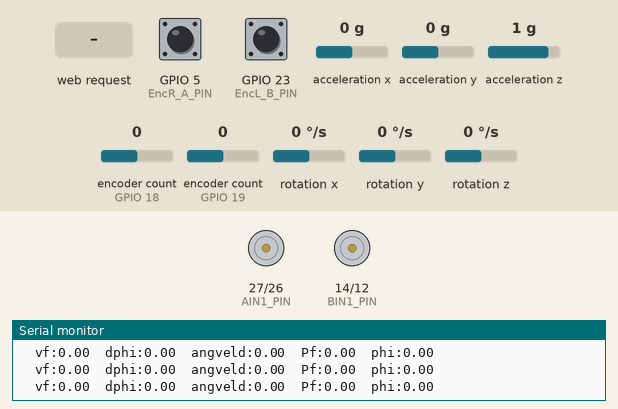
This sketch was run on a simulated ESP32. On the bench: motor-driver pin pairs drawn as motors (green arrow = first pin HIGH = forward, orange = second pin HIGH = backward, longer = more drive, scaled by the enable pin), the last lines printed to the serial monitor. Wiring (inferred from the names in the program): MPU-6050 motion sensor at I2C address 0x68. The test bench sets the inputs (shaded band); at power-on: encoder count (sensors on GPIO 19, GPIO 18) 0, GPIO 5 (EncR_A_PIN) HIGH, GPIO 23 (EncL_B_PIN) HIGH, acceleration x 0 g, acceleration y 0 g, acceleration z 1 g, rotation x 0 °/s, rotation y 0 °/s, rotation z 0 °/s.

Above: at 1.8 s.
1.9 s: HTTP request GET /?fo received
At 2.9 s:
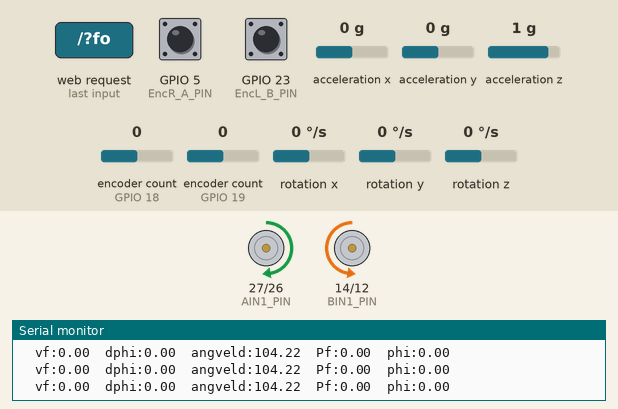
3.5 s: HTTP request GET /?ba received
At 6.2 s:
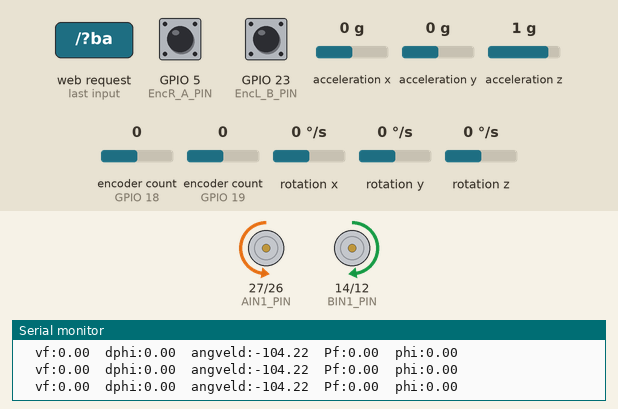
6.5 s: HTTP request GET /?le received
8.0 s: HTTP request GET /?fo received
At 10.5 s:
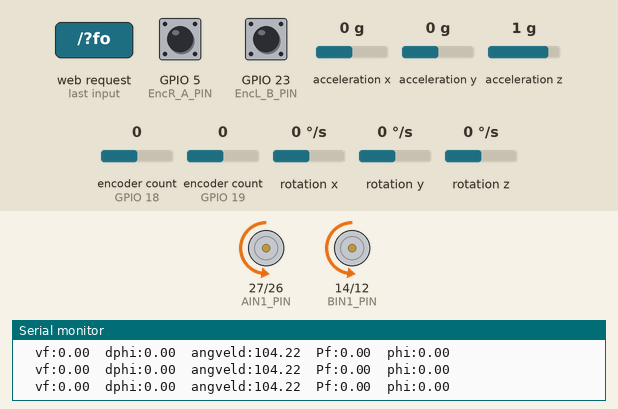
11.0 s: encoder count (sensor on GPIO 19) set to 1
Timing chart, 0 to 14.0 s (numbered marks = the images above; inputs shaded):
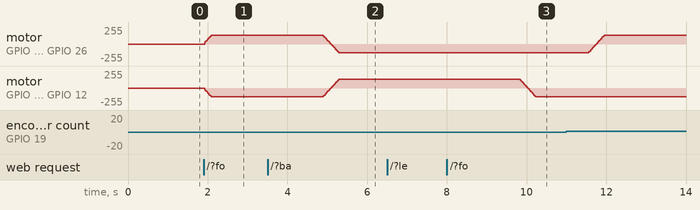

Measured:
- after the input at 1.9 s, motor on GPIO 27 (AIN1_PIN) / GPIO 26 (AIN2_PIN): moves from stopped to forward 128/255 over 0.16 s, starting at once; motor on GPIO 14 (BIN1_PIN) / GPIO 12 (BIN2_PIN): moves from stopped to backward 128/255 over 0.16 s, starting at once
- after the input at 3.5 s, motor on GPIO 27 (AIN1_PIN) / GPIO 26 (AIN2_PIN): moves from forward 128/255 to backward 128/255 over 0.38 s, starting after 1.4 s; motor on GPIO 14 (BIN1_PIN) / GPIO 12 (BIN2_PIN): moves from backward 128/255 to forward 128/255 over 0.38 s, starting after 1.4 s
- after the input at 8.0 s, motor on GPIO 14 (BIN1_PIN) / GPIO 12 (BIN2_PIN): moves from forward 128/255 to backward 128/255 over 0.38 s, starting after 1.8 s

The sketch:

Prog06_contVfOmegaWifi_PI.ino
```cpp
/* -----------------------------------------------------------------------------
 *  Prog06_contVfOmegaWifi_PI.ino:
 *  Wifi接続でロボットを定速走行制御(PI制御)
 *  ロボット側IP: 192.168.0.3
 *                                            20240420: jeong
--------------------------------------------------------------------------------*/
#include <Wire.h>
#include <Ticker.h>
#include "EducarSpiconLib_alpha.1.h"    //ロボット制御用ヘッダファイル

extern void serverSetup();              //wifiセットアップ
extern void wifiLoop();                 //wifiループ

Ticker timerLoop;                       //timerLoop宣言
void timerloop();                       //タイマー割込み timerloop関数
Ticker timerLoop1;
void timerloop1();                 //状態変数表示のためのtimerloop関数

//--Struct 宣言
Wheel my_lw;                      //左車輪構造体
Wheel my_rw;                      //右車輪構造体
DiffWheelRobot my_rb;             //ロボットカーの構造体
IMU my_IMU;                       //IMU構造体

///////////SETUP///////////////////////////////
void setup(){

  Wire.begin();                  //I2c通信開始
  Serial.begin(115200);          //　Serial_1との通信速度(PCとの通信 115200 bpsに設定
  robotSetup();                  //　ロボット制御用セットアップ関数 robotのGIO等の設定
  serverSetup();                 //  wifi interface セットアップ

  timerLoop.attach_ms(SAMP_TIMEms,timerloop);  //timerloop関数をSAMP_TIMEmsで設定
  timerLoop1.attach_ms(Disp_TIMEms,timerloop1);  //timerloop関数をSAMP_TIMEmsで設定
  //動作コードはここに書く

}


//////////ユーザプログラム/////////////////////////////
void loop() {
  wifiLoop();   // wifi通信の更新
  delay(10);
}


///////////Timerloop //////////////////////////////////////////
//------一定時間に呼び出される関数。正確な時間間隔で実行する必要があるコードを書く
void timerloop(){

//------------------robotの状態計測-------------
  wh_calAngleL();                       //左車輪用角度計測
  wh_calAngleR();                       //右車輪用角度計測
  wh_calAngVelL();
  wh_calAngVelR();
  rb_calFowardVelocity();               //ロボットの前進速度を計算
  rb_calSteeringVelocity();             //ロボットの旋回速度を計算
  rb_calFowardDistance();               //ロボットの前進速度を積分して距離を計算
  rb_calSteeringRadian();               //ロボットの旋回速度を積分して角度を計算

  sen_cal_IMU();                       //IMUセンサ計測
  sen_cal_angle();                     //IMUセンサ姿勢角計算

//----------------robotの状態取得-------------
  my_lw.newAng = wh_getAngleL();          //左車輪の角度を取得
  my_rw.newAng = wh_getAngleR();          //右車輪の角度を取得
  my_lw.newAngVel = wh_getAngVelL();      //左車輪の角速度を取得
  my_rw.newAngVel = wh_getAngVelR();      //右車輪の角速度を取得

  my_rb.vf = rb_getFowardVelocity();      //ロボットの前方移動速度を取得
  my_rb.dphi = rb_getSteeringVelocity();  //ロボットの旋回速度を取得
  my_rb.pf = rb_getFowardDistance();      //ロボットの前方移動距離を取得
  my_rb.phi = rb_getSteeringRadian();     //ロボットの旋回角度を取得

  my_IMU.angle_pitch = sen_get_angle_pitch();  //ピッチ角の取得関数を実行
  my_IMU.angle_roll = sen_get_angle_roll();    //ロール角の取得関数を実行
  my_IMU.ay = sen_get_ay();                    //進行方向加速度の取得関数を実行
  my_IMU.az = sen_get_az();                    //鉛直方向加速度の取得関数を実行

//-----------------軌道生成
  rb_calDiffWheelGoalAngularVelocity(my_rb.vf_d, my_rb.dphi_d);      //vf_dとdphi_dで目標車輪角速度を計算
  my_lw.angVel_d = wh_getGoalAngVelL()*Rad2Deg;                      //左車輪の目標車輪角速度(deg/s)の取得
  my_rw.angVel_d = wh_getGoalAngVelR()*Rad2Deg;                      //右車輪の目標車輪角速度(deg/s)の取得

//------------------PI制御
  my_lw.duty=wh_piAngVelL(my_lw.angVel_d, 0.1, 0.05);                 //左車輪のPI速度制御入力の取得
  my_rw.duty=wh_piAngVelR(my_rw.angVel_d, 0.1, 0.05);                 //右車輪のPI速度制御入力の取得


//------------------モータドライベーへの出力
  wh_motorOutputL(my_lw.duty);                //左車輪モータへpwm出力
  wh_motorOutputR(my_rw.duty);                //右車輪モータへpwm出力

 }


void timerloop1(){

  //--【ロボットの前進移動距離と旋回角度を表示」
   Serial.print("  vf:");  Serial.print(my_rb.vf);                  //05-2:ロボットの前進距離を表示
  Serial.print("  dphi:");  Serial.print(my_rb.dphi*Rad2Deg);      //05-2:ロボットの旋回角度を表示
  Serial.print("  angveld:");  Serial.print(my_lw.angVel_d);       //05-2:ロボットの旋回角度を表示
  Serial.print("  Pf:");  Serial.print(my_rb.pf);                  //05-2:ロボットの前進距離を表示
  Serial.print("  phi:");  Serial.print(my_rb.phi*Rad2Deg);       //05-2:ロボットの旋回角度を表示
  Serial.println();

}
///-----
```

EducarSpiconLib_alpha.1.h
```cpp
/*
EducarSpiconLib.h
                              2024.04.13   jeong
- alpha.1: mobilerobot_beta.0.4からコピー  20240413

*/

#ifndef EducarSpiconLib_h
#define EducarSpiconLib_h

//-------------グルーバル定義(プログラム内で値が変わらないものを定義しておく）

#define SAMP_TIMEms 20                          //タイマー割込み時間
#define Disp_TIMEms 100                         //状態displayタイマー割り込み
#define whR   0.0275             //0.055/2.          //車輪半径[m]
#define bwh   0.055              //0.110/2.          //車体中心から車輪接地点までの距離[m] -------- (14から修正)
#define moLdir   1               //motor  L direction
#define encLdir  -1              //encoder L direction
#define moRdir   -1              //motor  R direction
#define encRdir  -1              //encoder R direction
#define dutyMax 50     //車輪用dutyの最大値


//pwm発生用のタイマーチャンネル用定義
#define LEDC_CHANNEL_0 0       //左車輪用pwmA チャンネル0
#define LEDC_CHANNEL_1 1       //右車輪用pwmB チャンネル1
#define LEDC_TIMER_BIT 13      //LEDC PWMタイマー 13bit
#define LEDC_SERVO_FREQ 2500   //pwm 周波数2.5khz

//モータドライバ制御用PIN番号の定義
#define PWMA_PIN 25    //左車輪用PWM出力用IO pin番号
#define AIN2_PIN 26    //左車輪用方向制御用IO pin番号
#define AIN1_PIN 27    //左車輪用方向制御用IO pin番号
#define BIN2_PIN 12    //右車輪用方向制御用IO pin番号
#define BIN1_PIN 14    //右車輪用方向制御用IO pin番号
#define PWMB_PIN 13    //右車輪用PWM出力用IO pin番号


//エンコーダ読み込み用PIN番号の定義
#define EncL_A_PIN 19   // 左車輪用Encoder A相入力ピン
#define EncL_B_PIN 23   // 左車輪用Encoder B相入力ピン
#define EncR_A_PIN 5    // 右車輪用Encoder A相入力ピン
#define EncR_B_PIN 18   // 右車輪用Encoder B相入力ピン　　
#define Cnt2Ang    0.375  //カウンター値を角度に変換 角度= CNT*(360度/1回転時のカウンター値）
#define Deg2Rad  0.0174          //度をradianに変換
#define Rad2Deg  57.32           //radianを度に変換

// ＊＊＊MPU-6050(IMUセンサ)のアドレス、レジスタ設定値＊＊＊(230712_OG)
#define MPU6050_ADDRESS      0x68 // MPU-6050 device address
#define MPU6050_SMPLRT_DIV   0x19 // MPU-6050 register address
#define MPU6050_CONFIG       0x1a
#define MPU6050_GYRO_CONFIG  0x1b
#define MPU6050_ACCEL_CONFIG 0x1c
#define MPU6050_WHO_AM_I     0x75
#define MPU6050_PWR_MGMT_1   0x6b


//---- Wheel Struct
typedef struct __wheel_type{
  float newAng;              //車輪現在角度(deg)
  float newAngVel;           //車輪現在角速度(deg/s)
  float ang_d;               //車輪目標角度(deg)
  float angVel_d;            //車輪目標角速度(deg/s)
  float duty;                //車輪駆動用duty比
  float ang_g;               //車輪最終目標角度(deg)
  float angVel_g;            //車輪最終目標角速度(deg/s)
}Wheel;

//---- Robot Struct
typedef struct __diffwheelrobot_type{
  float pf;                 //ロボット前方移動距離(m)
  float vf;                 //ロボット前方移動速度(m/s)
  float px;                 //ロボットX位置(m)
  float vx;                 //ロボットX方向速度(m/s)
  float py;                 //ロボットy位置(m)
  float vy;                 //ロボットy方向速度(m/s)
  float phi;                //ロボット旋回角度(rad)
  float dphi;               //ロボット旋回角速度(rad/s)
  float vf_d;               //ロボット目標前方移動速度(m/s)
  float dphi_d;             //ロボット目標旋回速度(rad/s)
}DiffWheelRobot;

//---- IMU Struct(230712_OG)
typedef struct __IMU_type{
  int16_t ax_raw, ay_raw, az_raw, gx_raw, gy_raw, gz_raw, Temperature;  //加速度、角速度（生データ）
  float ax, ay, az, gx, gy, gz;                                         //加速度,角速度
  float ax_m_ave, ay_m_ave, az_m_ave, gx_m_ave, gy_m_ave, gz_m_ave;     //加速度、角速度（移動平均処理）
  float offset_x, offset_y, offset_z;                                   //gyroのX,Y,Z軸のオフセット値
  float angle_pitch, angle_roll, angle_yaw;                             //姿勢角
  float interval, preInterval;
  float gyro_angle_x = 0, gyro_angle_y = 0, gyro_angle_z = 0;
  double acc_angle_x, acc_angle_y;
}IMU;


/*
//---- IMU Struct(230712_OG)
typedef struct __IMU_type{
  int16_t acc_raw[3];     //加速度x,y,z
  int16_t gyro_raw[3];    //角速度x,y,z  (rpy)
  float acc_ave[3];       //
  float gyro_ave[3];      //加速度、角速度（移動平均処理）
  int16_t Temperature;
  float acc[3];
  float gyro[3];
  float gyro_offset[3];                                   //gyroのX,Y,Z軸のオフセット値
  float roll;
  float pitch;
  float yaw;
  float interval, preInterval;
  float gyro_angle[3];
  double acc_angle[3];
}IMU;
 */

//--------------------------関数定義

void robotSetup();                  //ロボットのセットアップ関数
//車輪用
void IRAM_ATTR ISR();               //外部割込みcallback関数
void wh_motorOutputL(int mDuty);    //左モータドライバにduty比を与える関数
void wh_motorOutputR(int mDuty);    //右モータドライバにduty値を与える関数
void wh_calAngleL();                //左車輪角度計算
void wh_calAngleR();                //右車輪角度計算
void wh_calAngVelL();               //左車輪角速度計算
void wh_calAngVelR();               //右車輪角速度計算
//インタフェース
float wh_getAngleL();               //左車輪角度取得
float wh_getAngleR();               //右車輪角度取得
float wh_getAngVelL();              //左車輪角速度取得
float wh_getAngVelR();              //右車輪角速度取得
float wh_getGoalAngVelL();          //左車輪目標角速度取得
float wh_getGoalAngVelR();          //右車輪目標角速度取得
//制御用
int wh_pidAngleL(float angle_d, float p, float d, float i);   //左車輪角度制御用pid関数
int wh_pidAngleR(float angle_d, float p, float d, float i);   //右車輪角度制御用pid関数
int wh_piAngVelL(float angVel_d, float p, float i);           //左車輪角速度制御用pi関数
int wh_piAngVelR(float angVel_d, float p, float i);           //右車輪角速度制御用pi関数
//軌道用
float wh_calConstVelTrajectoryL(float vel_f);   //車輪定速制御用目標角度生成関数
float wh_calConstVelTrajectoryR(float vel_f);   //車輪定速制御用目標角度生成関数

//移動ロボット用
void rb_calFowardVelocity();                    //左右車輪角速度から直進速度を計算
void rb_calSteeringVelocity();                  //左右車輪角速度から旋回速度を計算
float rb_getFowardVelocity();                   //左右車輪角速度から直進速度を取得
float rb_getSteeringVelocity();                 //左右車輪角速度から旋回速度を取得
void rb_calFowardDistance();                    //直進距離を計算
void rb_calSteeringRadian();                    //旋回角度を計算
float rb_getFowardDistance();                   //直進距離を取得
float rb_getSteeringRadian();                   //旋回角度を取得
void rb_calVx();                               //前方速度と旋回角速度から、x方向の速度を計算
void rb_calVy();                               //前方速度と旋回角速度から、y方向の速度を計算
float rb_getVy();                              //x方向の速度を取得
float rb_getVx();                              //y方向の速度を取得
void rb_calPx();                               //x位置計算
void rb_calPy();                               //y位置計算
float rb_getPx();                              //x位置取得
float rb_getPy();                              //y位置取得

//移動ロボット軌道用
void rb_calDiffWheelGoalAngularVelocity(float vf_d_val, float omega_d_val); //目標前方速度及び旋回角速度から各車輪の目標角速度を計算


//センサ用関数
void sen_writeMPU6050(byte reg, byte data);   //IMUセンサ関連(230712_OG)
byte sen_readMPU6050(byte reg);
void sen_cal_IMU();
void sen_calibration_gyro();
float sen_get_ax();
float sen_get_ay();
float sen_get_az();
float sen_get_gx();
float sen_get_gy();
float sen_get_gz();
void sen_cal_angle();
float sen_get_angle_pitch();
float sen_get_angle_roll();
float sen_get_angle_yaw();

#endif
```

Interface_Wifi.cpp
```cpp
#include <WiFi.h>               //wifi用header fileをインクルード
#include "EducarSpiconLib_alpha.1.h"


extern DiffWheelRobot my_rb;             //05-1:ロボットカーの構造体

void clientWebDisp();

//network設定  Gui用html script
const char* ssid     = "esp32ap-wifi";      //アクセスポイントのSSID
const char* password = "1234";     //アクセスポイントのパスワード
const IPAddress ip(192,168,0,3);
const IPAddress subnet(255,255,255,0);
WiFiServer server(80);
WiFiClient client;          // WiFiClinet object
//border:groove 40px orange;
//=================================================================
const char html[] =
"<!DOCTYPE html><html lang='ja'><head><meta charset='UTF-8'>\
<style>input {margin:10px;width:200px; font-size:35pt}\
div {font-size:20pt;color:red;text-align:center;width:800px; height:380px; }</style>\
<title>WiFi_Car Controller</title></head>\
<body><center><div><p>MechaRobo Controller</p>\
<form method='get'>\
<input type='submit' name='fo' value='前' /><br>\
<input type='submit' name='le' value='左' />\
<input type='submit' name='st' value='停止' />\
<input type='submit' name='ri' value='右' /><br>\
<input type='submit' name='ba' value='後' />\
</form></div> ";

//======================================================================
float vf_d_val = 0.05;           //m/s  0.1 m/sはノイズの影響で暴走する可能性あり。
float dphi_d_val = 30*Deg2Rad;   //rad/s

//---serverSetup関数
void serverSetup(){

   Serial.println();
   Serial.print("Setting AP......");
   delay(100);
   WiFi.softAP(ssid, password);
   delay(500);
   WiFi.softAPConfig(ip,ip,subnet);

   IPAddress myIP = WiFi.softAPIP();

   Serial.print("SSID :");
   Serial.println(ssid);
   Serial.print("AP IP sddress ");
   Serial.println(myIP);

   server.begin();

}


//-- プログラムループ
void wifiLoop() {

  client = server.available();    // clientからの接続確認
  if(client) clientWebDisp();     // clientから接続があったら、html表示

 }


//---Clinet WebDisplay 関数
void clientWebDisp(){

      Serial.println("New Client.");
      String currentLine = "";
      while (client.connected()) {
           if (client.available()) {
              char c = client.read();
              Serial.write(c);
               if (c == '\n') {
                  if (currentLine.length() == 0) {
                     client.println("HTTP/1.1 200 OK");
                     client.println("Content-type:text/html");  // html header
                     client.println();
                     client.print(html);                        // html body
                     client.println("</center></body></html>");
                     client.println();
                     break;
                  } else {
                     currentLine = "";
                  }
               } else if (c != '\r') {
                  currentLine += c;
               }

            if (currentLine.endsWith("GET /?fo")) {
                  my_rb.vf_d = vf_d_val;
                  my_rb.dphi_d = 0;
            }
            if (currentLine.endsWith("GET /?le")) {
                  my_rb.dphi_d = dphi_d_val;
            }
            if (currentLine.endsWith("GET /?ri")) {
                  my_rb.dphi_d = -dphi_d_val;
            }
            if (currentLine.endsWith("GET /?ba")) {
                  my_rb.vf_d = -vf_d_val;
                  my_rb.dphi_d = 0;
            }
            if (currentLine.endsWith("GET /?st")) {
                   my_rb.vf_d = 0;
                   my_rb.dphi_d = 0;
            }


      } //if(client.available())
    } //while
      client.stop();
      Serial.println("Client Disconnected.");
   }// clientWebDisp(){
```

Source omitted: ducarSpiconLib_alpha.1.cpp (16733 bytes)
